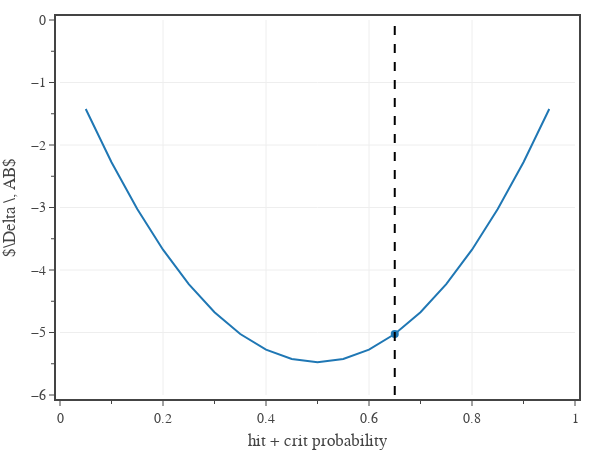

The notebook cell saved with this chart:
### Code cell
# plots the effective decrease in AB from having disadvantage as a function of your chance to hit.

# create figure
fig = go.Figure(
    layout=go.Layout(
        template=tfb.FIG_TEMPLATE,
        xaxis=dict(
            title_text='hit + crit probability',
            range=[0.0, 1.0],
            tick0=0, dtick=0.2,
            minor=dict(tick0=0, dtick=0.1),
        ),
        yaxis=dict(
            title_text='$\Delta \, AB$',
            range=[-6, 0],
            tick0=0, dtick=1.0,
            minor=dict(tick0=0, dtick=0.5),
        ),
        legend=dict(
            yanchor='top',  y=0.99,
            xanchor='left', x=0.01,
            bgcolor='rgba(0,0,0,0)',
            orientation='v',
            itemclick=False, itemdoubleclick=False,
            tracegroupgap=0,
        )
    )
)

# plot data
pc = 0.05
ph_norm = 0.60
ph = np.linspace(0.0, 1 - 2*pc, int(20*(1 - 2*pc)) + 1)
for dc in [1.5]:
    fig.add_trace(go.Scatter(
        x=ph+0.05, 
        y=attack_bonus_dis(ph, pc, dc),
        mode='lines+markers', 
        #line=dict(color='black', dash='dash'),
        marker=dict(size=8),
        unselected=dict(marker=dict(opacity=0.0, size=0)),
        selectedpoints=[12],
        name=f'$d_c = {dc:.1f}$',
        showlegend=False,
        hovertemplate=
                'probability %{x:.2f}<br>'+
                'delta AB %{y:.1f}'+
                '<extra></extra>'
    ))


fig.add_trace(go.Scatter(
    x=2*[ph_norm + 0.05], 
    y=[-6,0],
    mode='lines', 
    line=dict(color='black', dash='dash'),
    showlegend=False,
    hoverinfo='skip',
))

# show figure
fig.update_layout(width=600, height=450)
fig.show(config=tfb.FIG_CONFIG)

# save figures
if SAVEFIGS:
    fig.update_layout(autosize=True, width=None, height=None)
    tfb.save_fig_html(fig, format='large', name=f'./fig-delta-ab-disadvantage-large')
    tfb.save_fig_html(fig, format='small', name=f'./fig-delta-ab-disadvantage-small')

### Figure 1 — Plotly figure (JSON) as saved in the notebook; plotly's stock layout.template omitted (floating-point values rounded to 4 significant figures)
{"data": [{"hovertemplate": "probability %{x:.2f}<br>delta AB %{y:.1f}<extra></extra>", "marker": {"size": 8}, "mode": "lines+markers", "name": "$d_c = 1.5$", "selectedpoints": [12], "showlegend": false, "type": "scatter", "unselected": {"marker": {"opacity": 0, "size": 0}}, "x": [0.05, 0.1, 0.15, 0.2, 0.25, 0.3, 0.35, 0.4, 0.45, 0.5, 0.55, 0.6, 0.65, 0.7, 0.75, 0.8, 0.85, 0.9, 0.95], "y": [-1.425, -2.275, -3.025, -3.675, -4.225, -4.675, -5.025, -5.275, -5.425, -5.475, -5.425, -5.275, -5.025, -4.675, -4.225, -3.675, -3.025, -2.275, -1.425]}, {"hoverinfo": "skip", "line": {"color": "black", "dash": "dash"}, "mode": "lines", "showlegend": false, "type": "scatter", "x": [0.65, 0.65], "y": [-6, 0]}], "layout": {"height": 450, "legend": {"bgcolor": "rgba(0,0,0,0)", "itemclick": false, "itemdoubleclick": false, "orientation": "v", "tracegroupgap": 0, "x": 0.01, "xanchor": "left", "y": 0.99, "yanchor": "top"}, "width": 600, "xaxis": {"dtick": 0.2, "minor": {"dtick": 0.1, "tick0": 0}, "range": [0, 1], "tick0": 0, "title": {"text": "hit + crit probability"}}, "yaxis": {"dtick": 1, "minor": {"dtick": 0.5, "tick0": 0}, "range": [-6, 0], "tick0": 0, "title": {"text": "$\\Delta \\, AB$"}}}}
